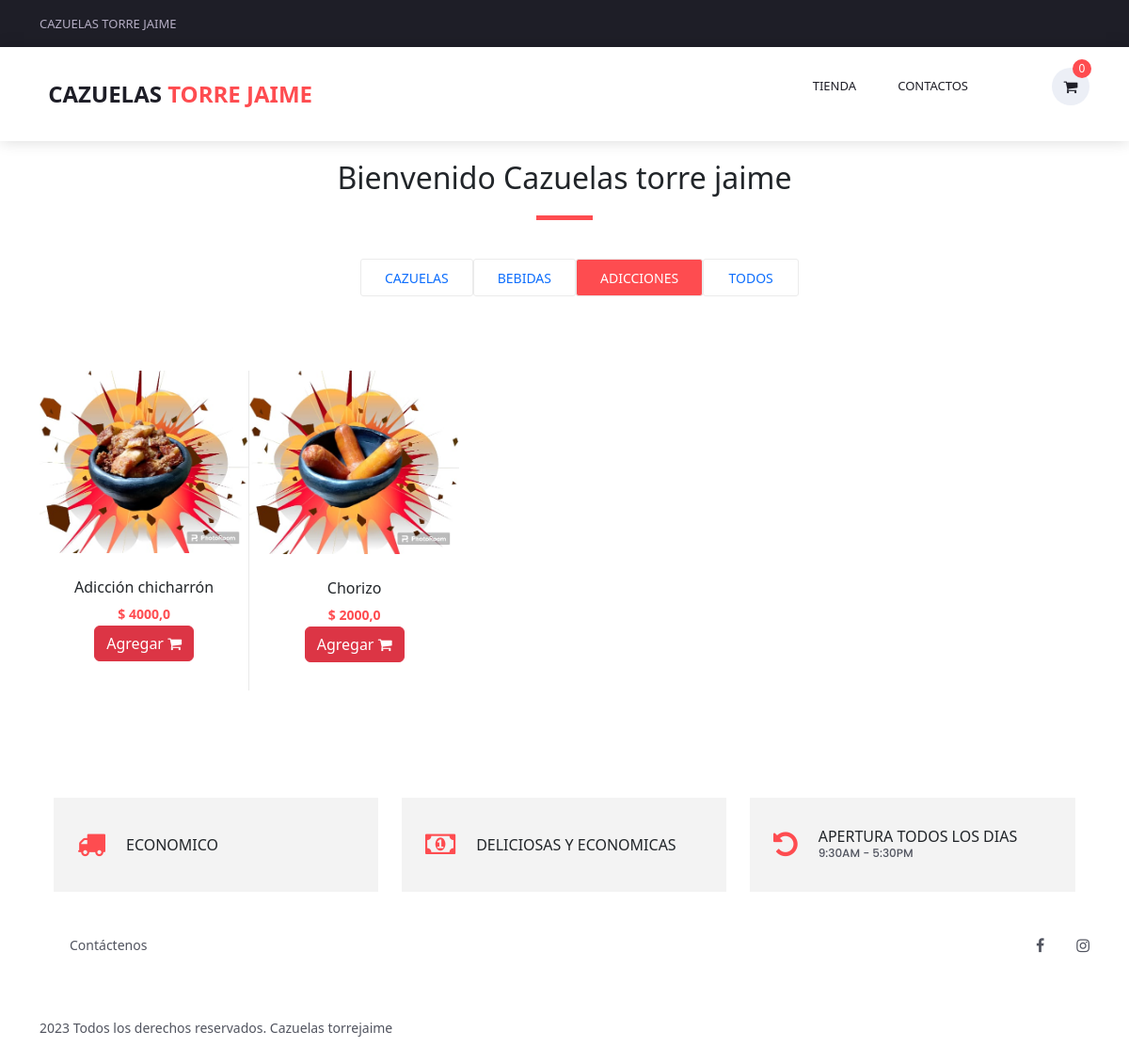
Page /adicciones/ on the committed database.
### productos/models.py (models this page shows, shortened)
class Producto(models.Model):
    producto = models.CharField(max_length=250)
    precio = models.FloatField()
    imagen = models.ImageField(upload_to="productos", null=True)
    categoria = models.ForeignKey(Categoria, on_delete=models.CASCADE)
    stock = models.IntegerField()

### productos/views.py (the view)
# urls.py: path('adicciones/', views.adicciones, name="adicciones"),
def adicciones(request):
    categoria = Categoria.objects.get(categoria='Adicciones')
    productos = Producto.objects.filter(categoria=categoria)
    carrito = request.session.get('carrito', [])
    cantidadp = sum(producto['cantidad'] for producto in carrito)
    return render(
        request,
        'categoria/adicciones.html',
        context={'productos': productos, 'cantidadp': cantidadp}
    )

### productos/templates/categoria/adicciones.html (shortened to what this page needs)
{% extends 'base.html' %}
{% block content %}
<br><br><br><br>
<div class="new_arrivals">
    <div class="container">
        <div class="row">
            <div class="col text-center">
                <div class="section_title new_arrivals_title">
                    <h2>Bienvenido Cazuelas torre jaime</h2>
                </div>
            </div>
        </div>
        <div class="row align-items-center">
            <div class="col text-center">
                <div class="new_arrivals_sorting">
                    <ul class="arrivals_grid_sorting clearfix button-group filters-button-group">
                        <a href="{% url 'productos:index' %}">
                            <li class="grid_sorting_button button d-flex flex-column justify-content-center align-items-center "
                                data-filter="{% url 'productos:index' %}">Cazuelas
                            </li>
                        </a>
                        <a href="{% url 'productos:bebidas' %}">
                            <li class="grid_sorting_button button d-flex flex-column justify-content-center align-items-center "
                                data-filter="{% url 'productos:bebidas' %}">Bebidas
                            </li>
                        </a>
                        <a href="{% url 'productos:adicciones' %}">
                            <li class="grid_sorting_button button d-flex flex-column justify-content-center align-items-center active is-checked"
                                data-filter="{% url 'productos:adicciones' %}">Adicciones
                            </li>
                        </a>
                        <a href="{% url 'productos:todos' %}">
                            <li class="grid_sorting_button button d-flex flex-column justify-content-center align-items-center"
                                data-filter="{% url 'productos:todos' %}">Todos
                            </li>
                        </a>
                    </ul>
                </div>
            </div>
        </div>
        <div class="row">
            <div class="col">
                <div class="product-grid" data-isotope='{ "itemSelector": ".product-item", "layoutMode": "fitRows" }'>
                    {% for producto in productos %}
                    <div class="product-item men">
                        <div class="product discount product_filter">
                            <div class="product_image">
                                <img src="{{producto.imagen.url}}" alt="">
                            </div>
                            <div class="product_info">
                                <h6 class="product_name">{{producto.producto}}</h6>
                                <div class="product_price">$ {{producto.precio}}</div>
                                {% if producto.stock == 1 %}
                                <div class="red_button">
                                    <a href="{% url 'productos:agregar' producto.id %}" class="agregar-carrito"><button
                                            class="btn btn-danger">Agregar <i class="fa fa-shopping-cart"
                                                aria-hidden="true"></i></button></a>
                                </div>
                                {% else %}
                                <div class="red_button">
                                    <button class="btn btn-warning">Agotado</button>
                                </div>
                                {% endif %}
                            </div>
                        </div>
                    </div>
                    {% endfor %}
                    {% endblock content %}

### productos/static/styles/main_styles.css (style rules this page uses)
* { margin: 0; padding: 0; }
body { font-family: 'Poppins', sans-serif; font-size: 14px; line-height: 23px; font-weight: 400; background: #FFFFFF; color: #1e1e27; }
div { display: block; position: relative; -webkit-box-sizing: border-box; -moz-box-sizing: border-box; box-sizing: border-box; }
ul { list-style: none; margin-bottom: 0px; }
a, a:hover, a:visited, a:active, a:link { text-decoration: none !important; -webkit-font-smoothing: antialiased; -webkit-text-shadow: rgba(0, 0, 0, .01) 0 0 1px; text-shadow: rgba(0, 0, 0, .01) 0 0 1px; }
h2 { font-size: 40px; }
h6 { font-size: 14px; }
h1, h2, h3, h4, h5, h6 { color: #282828; -webkit-font-smoothing: antialiased; -webkit-text-shadow: rgba(0, 0, 0, .01) 0 0 1px; text-shadow: rgba(0, 0, 0, .01) 0 0 1px; }
.clearfix::before, .clearfix::after { content: ""; display: table; }
.clearfix::after { clear: both; }
.clearfix { zoom: 1; }
.red_button { display: -webkit-inline-box; display: -moz-inline-box; display: -ms-inline-flexbox; display: -webkit-inline-flex; display: inline-flex; flex-direction: column; justify-content: center; align-items: center; width: auto; height: 40px; border-radius: 3px; -webkit-transition: all 0.3s ease; -moz-transition: all 0.3s ease; -ms-transition: all 0.3s ease; -o-transition: all 0.3s ease; transition: all 0.3s ease; }
.red_button a { display: block; text-transform: uppercase; font-size: 14px; font-weight: 500; text-align: center; line-height: 40px; width: 100%; }
.new_arrivals { width: 100%; }
.new_arrivals_title { margin-top: 74px; }
.new_arrivals_sorting { display: inline-block; border-radius: 3px; margin-top: 59px; overflow: visible; }
.grid_sorting_button { height: 40px; min-width: 102px; padding-left: 25px; padding-right: 25px; cursor: pointer; border: solid 1px #ebebeb; font-size: 14px; font-weight: 500; text-transform: uppercase; background: #FFFFFF; border-radius: 3px; margin: 0; float: left; margin-left: -1px; }
.grid_sorting_button:first-child { margin-left: 0px; }
.grid_sorting_button.active { color: #FFFFFF; background: #fe4c50; }
.product-grid { width: 100%; margin-top: 57px; }
.product-item { width: 20%; height: 380px; cursor: pointer; }
.product-item::after { display: block; position: absolute; top: 0; left: -1px; width: calc(100% + 1px); height: 100%; pointer-events: none; content: ''; border: solid 2px rgba(235, 235, 235, 0); border-radius: 3px; -webkit-transition: all 0.3s ease; -moz-transition: all 0.3s ease; -ms-transition: all 0.3s ease; -o-transition: all 0.3s ease; transition: all 0.3s ease; }
.product { width: 100%; height: 340px; border-right: solid 1px #e9e9e9; }
.product_image { width: 100%; }
.product_image img { width: 100%; }
.product_info { text-align: center; padding-left: 10px; padding-right: 10px; }
.product_name { margin-top: 27px; }
.discount .product_info .product_price { font-size: 14px; }
.product_price { font-size: 16px; color: #fe4c50; font-weight: 600; }
.section_title { display: inline-block; text-align: center; }
.section_title h2 { display: inline-block; }
.section_title::after { display: block; position: absolute; top: calc(100% + 13px); left: 50%; -webkit-transform: translateX(-50%); -moz-transform: translateX(-50%); -ms-transform: translateX(-50%); -o-transform: translateX(-50%); transform: translateX(-50%); width: 60px; height: 5px; background: #fe4c50; content: ''; }

### productos/static/styles/responsive.css (style rules this page uses)
@media only screen and (max-width: 1920px) { .red_button { width: 100%; } }

### rows in the picture
Producto: imagen (picture), producto "Adicción chicharrón", precio "4000,0", stock "Agregar"
Producto: imagen (picture), producto "Chorizo", precio "2000,0", stock "Agregar"

### other values in the picture
{{ cantidadp }} "0"
